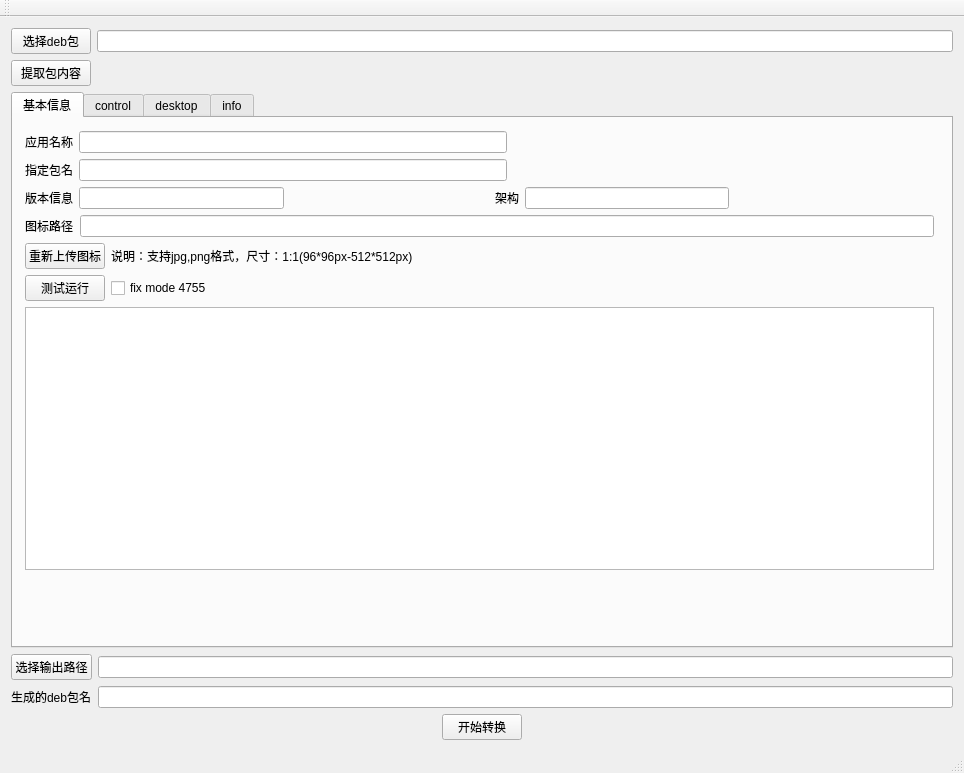
<?xml version="1.0" encoding="UTF-8"?>
<ui version="4.0">
 <class>MainWindow</class>
 <widget class="QMainWindow" name="MainWindow">
  <property name="geometry">
   <rect>
    <x>0</x>
    <y>0</y>
    <width>964</width>
    <height>773</height>
   </rect>
  </property>
  <property name="windowTitle">
   <string>UOSdeb Creator</string>
  </property>
  <widget class="QWidget" name="centralWidget">
   <layout class="QHBoxLayout" name="horizontalLayout_15">
    <item>
     <layout class="QVBoxLayout" name="verticalLayout_2">
      <item>
       <layout class="QHBoxLayout" name="horizontalLayout_3">
        <item>
         <widget class="QPushButton" name="pbt_select_deb">
          <property name="text">
           <string>选择deb包</string>
          </property>
         </widget>
        </item>
        <item>
         <widget class="QLineEdit" name="lineEdit_deb_path"/>
        </item>
       </layout>
      </item>
      <item>
       <layout class="QHBoxLayout" name="horizontalLayout_4">
        <item>
         <widget class="QPushButton" name="pbt_extra">
          <property name="text">
           <string>提取包内容</string>
          </property>
         </widget>
        </item>
        <item>
         <spacer name="horizontalSpacer">
          <property name="orientation">
           <enum>Qt::Horizontal</enum>
          </property>
          <property name="sizeHint" stdset="0">
           <size>
            <width>40</width>
            <height>20</height>
           </size>
          </property>
         </spacer>
        </item>
       </layout>
      </item>
      <item>
       <widget class="QTabWidget" name="tabWidget">
        <property name="currentIndex">
         <number>0</number>
        </property>
        <widget class="QWidget" name="tab_base">
         <attribute name="title">
          <string>基本信息</string>
         </attribute>
         <widget class="QWidget" name="">
          <property name="geometry">
           <rect>
            <x>1</x>
            <y>2</y>
            <width>931</width>
            <height>461</height>
           </rect>
          </property>
          <layout class="QVBoxLayout" name="verticalLayout">
           <item>
            <layout class="QHBoxLayout" name="horizontalLayout">
             <item>
              <widget class="QLabel" name="label_2">
               <property name="text">
                <string>应用名称</string>
               </property>
              </widget>
             </item>
             <item>
              <widget class="QLineEdit" name="lineEdit_appname"/>
             </item>
             <item>
              <spacer name="horizontalSpacer_6">
               <property name="orientation">
                <enum>Qt::Horizontal</enum>
               </property>
               <property name="sizeHint" stdset="0">
                <size>
                 <width>40</width>
                 <height>20</height>
                </size>
               </property>
              </spacer>
             </item>
            </layout>
           </item>
           <item>
            <layout class="QHBoxLayout" name="horizontalLayout_2">
             <item>
              <widget class="QLabel" name="label_3">
               <property name="text">
                <string>指定包名</string>
               </property>
              </widget>
             </item>
             <item>
              <widget class="QLineEdit" name="lineEdit_pkgname"/>
             </item>
             <item>
              <spacer name="horizontalSpacer_7">
               <property name="orientation">
                <enum>Qt::Horizontal</enum>
               </property>
               <property name="sizeHint" stdset="0">
                <size>
                 <width>40</width>
                 <height>20</height>
                </size>
               </property>
              </spacer>
             </item>
            </layout>
           </item>
           <item>
            <layout class="QHBoxLayout" name="horizontalLayout_8">
             <item>
              <widget class="QLabel" name="label_4">
               <property name="text">
                <string>版本信息</string>
               </property>
              </widget>
             </item>
             <item>
              <widget class="QLineEdit" name="lineEdit_version"/>
             </item>
             <item>
              <spacer name="horizontalSpacer_4">
               <property name="orientation">
                <enum>Qt::Horizontal</enum>
               </property>
               <property name="sizeHint" stdset="0">
                <size>
                 <width>40</width>
                 <height>20</height>
                </size>
               </property>
              </spacer>
             </item>
             <item>
              <widget class="QLabel" name="label_5">
               <property name="text">
                <string>架构</string>
               </property>
              </widget>
             </item>
             <item>
              <widget class="QLineEdit" name="lineEdit_arch"/>
             </item>
             <item>
              <spacer name="horizontalSpacer_5">
               <property name="orientation">
                <enum>Qt::Horizontal</enum>
               </property>
               <property name="sizeHint" stdset="0">
                <size>
                 <width>40</width>
                 <height>20</height>
                </size>
               </property>
              </spacer>
             </item>
            </layout>
           </item>
           <item>
            <layout class="QHBoxLayout" name="horizontalLayout_11">
             <item>
              <widget class="QLabel" name="label_6">
               <property name="text">
                <string>图标路径</string>
               </property>
              </widget>
             </item>
             <item>
              <widget class="QLineEdit" name="lineEdit_iconpath"/>
             </item>
            </layout>
           </item>
           <item>
            <layout class="QHBoxLayout" name="horizontalLayout_14">
             <item>
              <widget class="QPushButton" name="pbt_add_icon">
               <property name="text">
                <string>重新上传图标</string>
               </property>
              </widget>
             </item>
             <item>
              <widget class="QLabel" name="label_8">
               <property name="text">
                <string>说明：支持jpg,png格式，尺寸：1:1(96*96px-512*512px)</string>
               </property>
              </widget>
             </item>
             <item>
              <spacer name="horizontalSpacer_8">
               <property name="orientation">
                <enum>Qt::Horizontal</enum>
               </property>
               <property name="sizeHint" stdset="0">
                <size>
                 <width>40</width>
                 <height>20</height>
                </size>
               </property>
              </spacer>
             </item>
             <item>
              <widget class="QLabel" name="label_icon_size">
               <property name="text">
                <string/>
               </property>
              </widget>
             </item>
            </layout>
           </item>
           <item>
            <layout class="QHBoxLayout" name="horizontalLayout_13">
             <item>
              <widget class="QPushButton" name="pbt_run_app">
               <property name="text">
                <string>测试运行</string>
               </property>
              </widget>
             </item>
             <item>
              <widget class="QCheckBox" name="checkBox_add_nosandbox">
               <property name="text">
                <string>fix mode 4755</string>
               </property>
              </widget>
             </item>
             <item>
              <spacer name="horizontalSpacer_9">
               <property name="orientation">
                <enum>Qt::Horizontal</enum>
               </property>
               <property name="sizeHint" stdset="0">
                <size>
                 <width>40</width>
                 <height>20</height>
                </size>
               </property>
              </spacer>
             </item>
            </layout>
           </item>
           <item>
            <widget class="QTextEdit" name="textEdit_res"/>
           </item>
          </layout>
         </widget>
        </widget>
        <widget class="QWidget" name="tab_control">
         <attribute name="title">
          <string>control</string>
         </attribute>
         <layout class="QHBoxLayout" name="horizontalLayout_10">
          <item>
           <widget class="QTextEdit" name="textEdit_control"/>
          </item>
         </layout>
        </widget>
        <widget class="QWidget" name="tab_desktop">
         <attribute name="title">
          <string>desktop</string>
         </attribute>
         <layout class="QHBoxLayout" name="horizontalLayout_9">
          <item>
           <widget class="QTextEdit" name="textEdit_desktop"/>
          </item>
         </layout>
        </widget>
        <widget class="QWidget" name="tab_info">
         <attribute name="title">
          <string>info</string>
         </attribute>
         <layout class="QHBoxLayout" name="horizontalLayout_12">
          <item>
           <widget class="QTextEdit" name="textEdit_info"/>
          </item>
         </layout>
        </widget>
       </widget>
      </item>
      <item>
       <layout class="QHBoxLayout" name="horizontalLayout_5">
        <item>
         <widget class="QPushButton" name="pbt_output">
          <property name="text">
           <string>选择输出路径</string>
          </property>
         </widget>
        </item>
        <item>
         <widget class="QLineEdit" name="lineEdit_output"/>
        </item>
       </layout>
      </item>
      <item>
       <layout class="QHBoxLayout" name="horizontalLayout_6">
        <item>
         <widget class="QLabel" name="label">
          <property name="text">
           <string>生成的deb包名</string>
          </property>
         </widget>
        </item>
        <item>
         <widget class="QLineEdit" name="lineEdit_debname"/>
        </item>
       </layout>
      </item>
      <item>
       <layout class="QHBoxLayout" name="horizontalLayout_7">
        <item>
         <spacer name="horizontalSpacer_2">
          <property name="orientation">
           <enum>Qt::Horizontal</enum>
          </property>
          <property name="sizeHint" stdset="0">
           <size>
            <width>40</width>
            <height>20</height>
           </size>
          </property>
         </spacer>
        </item>
        <item>
         <widget class="QPushButton" name="pbt_start">
          <property name="text">
           <string>开始转换</string>
          </property>
         </widget>
        </item>
        <item>
         <spacer name="horizontalSpacer_3">
          <property name="orientation">
           <enum>Qt::Horizontal</enum>
          </property>
          <property name="sizeHint" stdset="0">
           <size>
            <width>40</width>
            <height>20</height>
           </size>
          </property>
         </spacer>
        </item>
       </layout>
      </item>
     </layout>
    </item>
   </layout>
  </widget>
  <widget class="QToolBar" name="mainToolBar">
   <attribute name="toolBarArea">
    <enum>TopToolBarArea</enum>
   </attribute>
   <attribute name="toolBarBreak">
    <bool>false</bool>
   </attribute>
  </widget>
  <widget class="QStatusBar" name="statusBar"/>
 </widget>
 <layoutdefault spacing="6" margin="11"/>
 <resources/>
 <connections/>
</ui>
